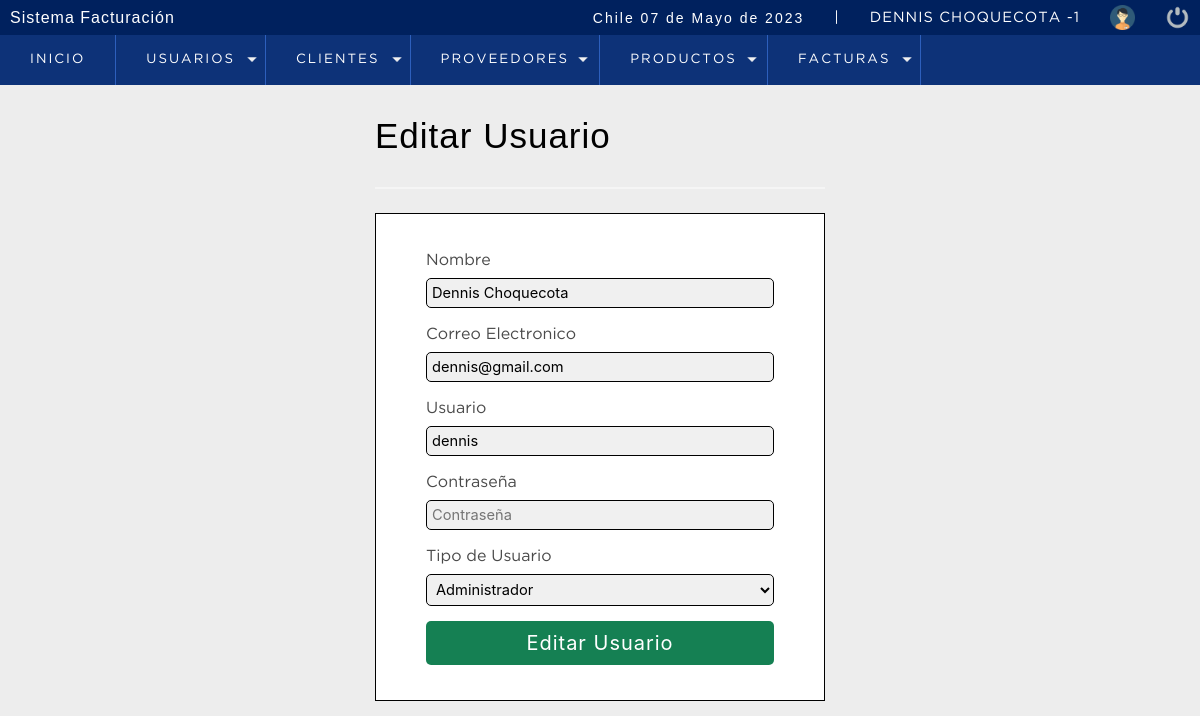
/sistema/editar_usuario.php?id=1 (signed in), run on the app's committed database.
### tables this page shows
CREATE TABLE `usuario` (
  `idusuario` int(11) NOT NULL,
  `nombre` varchar(50) DEFAULT NULL,
  `correo` varchar(100) DEFAULT NULL,
  `usuario` varchar(15) DEFAULT NULL,
  `clave` varchar(100) DEFAULT NULL,
  `rol` int(11) DEFAULT NULL,
  `estatus` int(11) NOT NULL DEFAULT 1
);

CREATE TABLE `rol` (
  `idrol` int(11) NOT NULL,
  `rol` varchar(20) DEFAULT NULL
);

### sistema/editar_usuario.php (the view, shortened to what this page needs)
<!DOCTYPE html>
<html lang="es">
<head>
	<?php include './includes/scripts.php'; ?>
</head>
<body>
	<?php include './includes/header.php';
          include './includes/edit_user.php'; ?>
		<section id="container">
            <div class="form_registrer">
			<h1>Editar Usuario</h1>
            <hr>
            <form action="" method="post">
                <label for="nombre">Nombre</label>
                <input type="text" name="nombre" id="nombre" placeholder="Nombre Completo" value="<?php echo $nombre; ?>">
                <label for="correo">Correo Electronico</label>
                <input type="email" name="correo" id="correo" placeholder="Correo Electronico" value="<?php echo $email; ?>">
                <label for="usuario">Usuario</label>
                <input type="text" name="usuario" id="usuario" placeholder="Usuario" value="<?php echo $usuario; ?>">
                <label for="clave">Contraseña</label>
                <input type="password" name="clave" id="clave" placeholder="Contraseña">
                <label for="rol">Tipo de Usuario</label>
                <select name="rol" id="rol" class="notItemOne" >
                <?php
                    echo $option;
                ?>
                </select>
                <input type="submit" value="Editar Usuario" class="btn_save">
            </form>
            </div>
		</section>
</body>
</html>

### sistema/css/style.css (style rules this page uses)
* { margin: 0; padding: 0; box-sizing: border-box; }
body { background: #ededed; }
h1, h2, h3, h4, h5, h6 { font-family: 'arial'; font-weight: bold; letter-spacing: 1px; }
h1 { font-size: 26px; }
#container { padding: 90px 15px 15px; }
.form_registrer { width: 450px; margin: auto; }
.form_registrer h1 { color: #000000; text-align: center; font-size: 20pt; padding-top: 20px; }
hr { border: 0; background: #d41b1b ; height: 1px; margin: 10px 0; display: block; }
form { background: #FFF; margin: auto; padding: 20px 50px; border: 1px solid #000000; }
label { display: block; font-size: 12pt; font-family: 'GothamBook'; margin: 15px auto 5px auto; }
input,select { display: block; width: 100%; font-size: 11pt; padding: 5px; border: 1px solid #000000; border-radius: 5px; background: #f0f0f0; }
select { cursor: pointer; }
.btn_save { font-size: 15pt; padding: 10px; color: #ffffff; background-color: #158053; letter-spacing: 1px; border: 0; cursor: pointer; margin: 15px auto; }
#container h1 { font-size: 35px; display: inline-block; }

### data on the page
usuario: nombre "Dennis Choquecota", correo "dennis@gmail.com", usuario "dennis", rol "Administrador"

### other printed values
fechaC() "07 de Mayo de 2023"
$_SESSION['nombre'] "DENNIS CHOQUECOTA"
$_SESSION['rol'] "1"
